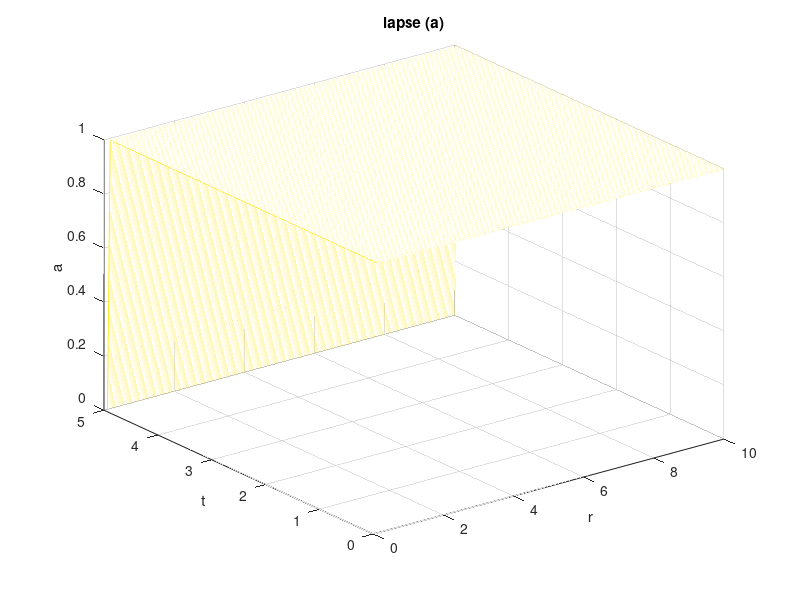
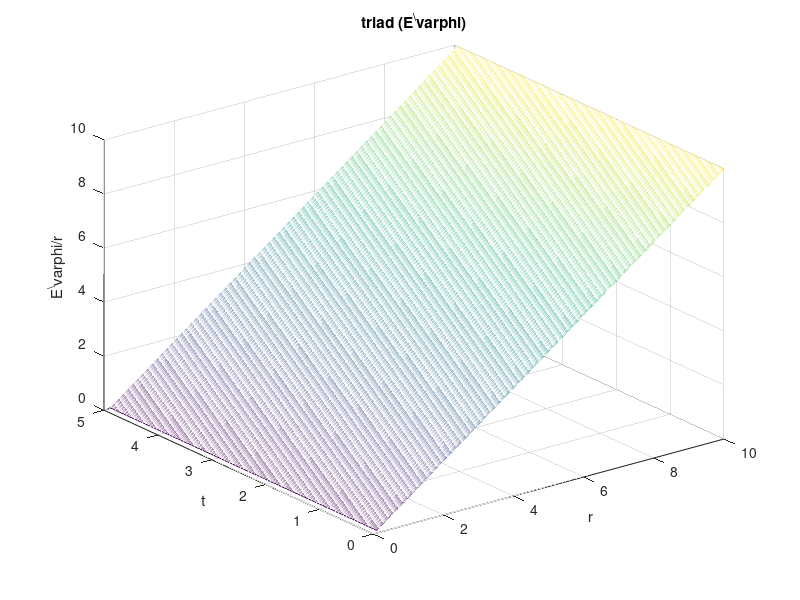
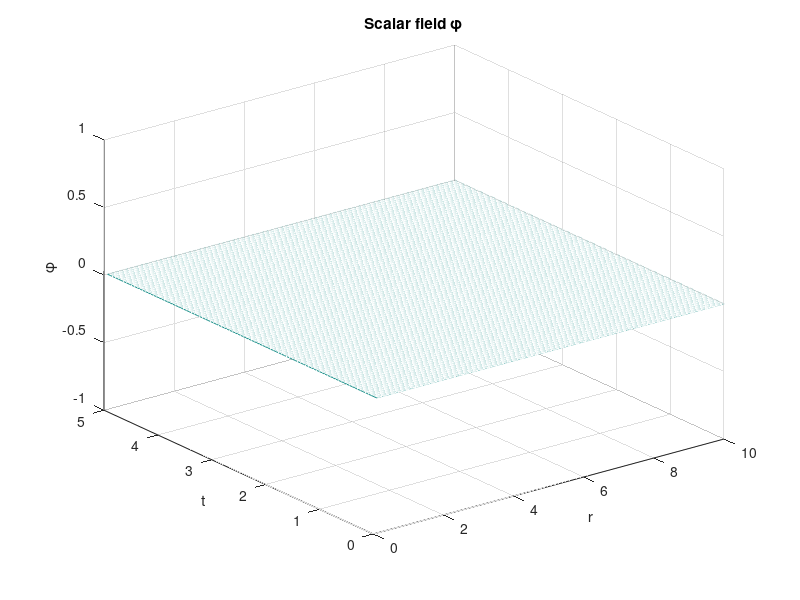
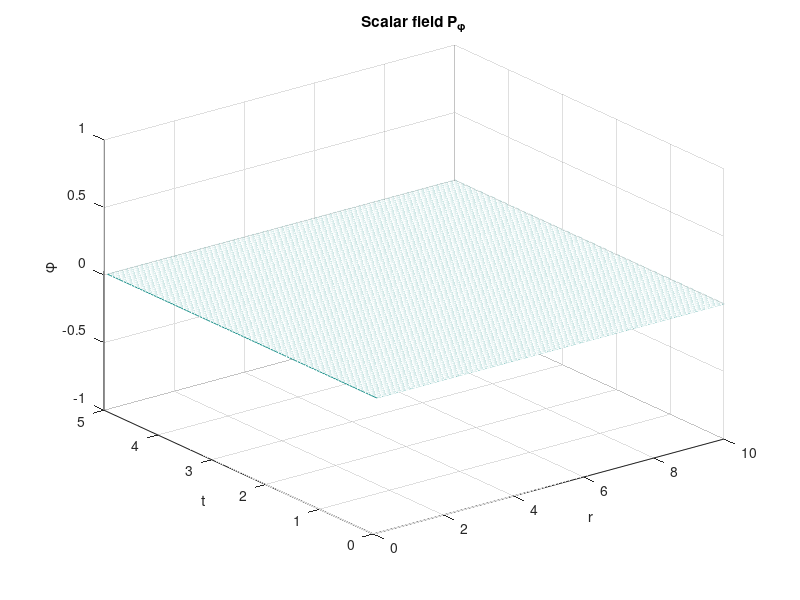

The MATLAB source for these figures, in order:
clc;            
clear all;      %Clears the screen
rmax=10;
tmax=5;
nr=1000;
nt=100;
r=linspace(0.1,rmax,nr);
t=linspace(0,tmax,nt);
dr=r(2)-r(1);
dt=t(2)-t(1);
p=zeros(nt,nr); %phi
P=zeros(nt,nr); %P_phi
E=zeros(nt,nr); %E^varphi
a=zeros(nt,nr); %alpha (lapse)
%phi(t,r)

dpdr=zeros(nt,nr); %phi'
ddpddr=zeros(nt,nr); %phi''
dEdr=zeros(nt,nr); %(E^varphi)'
dadr=zeros(nt,nr); %alpha'

%Holonomy parameter
k=0;

%Initial conditions
phi0=0;
r0=8;
d=0.1;
q=2;
for i=1:nr
    p(1,i)=-phi0.*r(i).*exp(-((r(i)-r0)./d).^q);
    P(1,i)=0;
end
for l=1:nr-1
    i=nr+1-l;
    dpdr(1,i)=(p(1,i)-p(1,i-1))/dr;%initial phi'
    ddpddr(1,i)=(dpdr(1,i)-dpdr(1,i-1))/dr;%initial phi''
end
%Boundary conditions
for j=1:nt
    E(j,nr)=r(nr);
    dEdr(j,nr)=1;%Boundary E'=1
    a(j,nr)=1;%Boundary a'=0 already taken
end

%%% Finite difference method %%%
% Time cycle %
for j=1:nt-1
    % Radial cycle %
    for l=1:nr-1
        i=nr+1-l;
        % E,a EoMs %
        E(j,i-1)=E(j,i)-dr*dEdr(j,i);
        dEdr(j,i-1)=-E(j,i)*(E(j,i)^2/(2*r(i)^3)-3/(2*r(i))-2*pi*r(i)*(P(j,i)^2/r(i)^4+dpdr(j,i)^2*cos(k*p(j,i))^2));
        a(j,i-1)=a(j,i)-dr*dadr(j,i);
        dadr(j,i-1)=-a(i)*(2/r(i)-E(j,i)^2/(r(i)^3)-dEdr(j,i)/E(j,i));
    end
    % P,p EoMs %
    for l=1:nr-1
        i=nr+1-l;
        P(j+1,i)=P(j,i)+dt*r(i)^2/E(j,i)*((3*a(j,i)*E(j,i)-r(i)*a(j,i)*dEdr(j,i)+dadr(j,i)*E(j,i)*r(i))/E(j,i)*dpdr(j,i)*cos(k*p(j,i))^2+r(i)*a(j,i)*ddpddr(j,i)*cos(k*p(j,i))^2-r(i)*a(j,i)*k*dpdr(j,i)^2*cos(k*p(j,i)).*sin(k*p(j,i)));
        p(j+1,i)=p(j,i)+dt*a(j,i)/(E(j,i)*r(i))*P(j,i);
        dpdr(j+1,i-1)=(p(j+1,i)-p(j+1,i-1))/dr;
        ddpddr(j+1,i-1)=(dpdr(j+1,i)-dpdr(j+1,i-1))/dr;
    end
end

a(a>10)=nan;
a(a<-1)=nan;

[T,R]=meshgrid(t,r);

figure(1)
mesh(r,t,a)
%zlim(ax1,[0 8])
title('lapse (a)');
xlabel('r');
ylabel('t');
zlabel('a');

E(E>400)=nan;
E(E<-1)=nan;

figure(2)
mesh(r,t,E);
title('triad (E^\varphi)');
xlabel('r');
ylabel('t');
zlabel('E^\varphi/r');


p(p>1)=nan;
p(p<-1)=nan;

figure(3)
mesh(r,t,p);
title('Scalar field \phi');
xlabel('r');
ylabel('t');
zlabel('\phi');


P(p>1)=nan;
P(p<-1)=nan;

figure(4)
mesh(r,t,P);
title('Scalar field P_\phi');
xlabel('r');
ylabel('t');
zlabel('\phi');